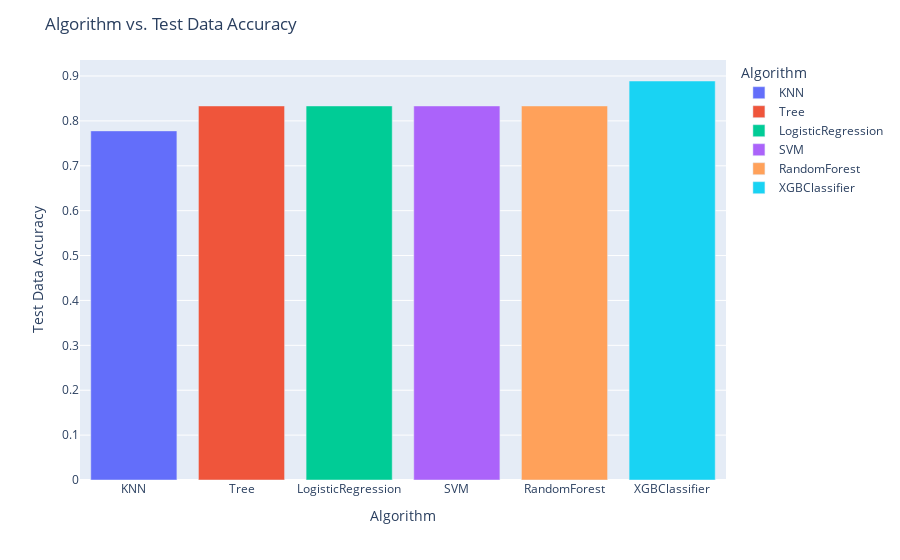

Notebook cell for this chart:
### Code cell
import plotly.express as px
import plotly.graph_objects as go
fig = px.bar(score_df1, x='Algorithm', y='Test Data Accuracy', hover_data=['Algorithm', 'Test Data Accuracy'], color='Algorithm')
fig.update_layout(title='Algorithm vs. Test Data Accuracy', xaxis_title='Algorithm', yaxis_title='Test Data Accuracy' )
fig.show()

### Figure 1 — Plotly figure (JSON) as saved in the notebook; plotly's stock layout.template omitted (floating-point values rounded to 4 significant figures)
{"data": [{"alignmentgroup": "True", "hovertemplate": "Algorithm=%{x}<br>Test Data Accuracy=%{y}<extra></extra>", "legendgroup": "KNN", "marker": {"color": "#636efa", "pattern": {"shape": ""}}, "name": "KNN", "offsetgroup": "KNN", "orientation": "v", "showlegend": true, "textposition": "auto", "type": "bar", "x": ["KNN"], "xaxis": "x", "y": [0.7778], "yaxis": "y"}, {"alignmentgroup": "True", "hovertemplate": "Algorithm=%{x}<br>Test Data Accuracy=%{y}<extra></extra>", "legendgroup": "Tree", "marker": {"color": "#EF553B", "pattern": {"shape": ""}}, "name": "Tree", "offsetgroup": "Tree", "orientation": "v", "showlegend": true, "textposition": "auto", "type": "bar", "x": ["Tree"], "xaxis": "x", "y": [0.8333], "yaxis": "y"}, {"alignmentgroup": "True", "hovertemplate": "Algorithm=%{x}<br>Test Data Accuracy=%{y}<extra></extra>", "legendgroup": "LogisticRegression", "marker": {"color": "#00cc96", "pattern": {"shape": ""}}, "name": "LogisticRegression", "offsetgroup": "LogisticRegression", "orientation": "v", "showlegend": true, "textposition": "auto", "type": "bar", "x": ["LogisticRegression"], "xaxis": "x", "y": [0.8333], "yaxis": "y"}, {"alignmentgroup": "True", "hovertemplate": "Algorithm=%{x}<br>Test Data Accuracy=%{y}<extra></extra>", "legendgroup": "SVM", "marker": {"color": "#ab63fa", "pattern": {"shape": ""}}, "name": "SVM", "offsetgroup": "SVM", "orientation": "v", "showlegend": true, "textposition": "auto", "type": "bar", "x": ["SVM"], "xaxis": "x", "y": [0.8333], "yaxis": "y"}, {"alignmentgroup": "True", "hovertemplate": "Algorithm=%{x}<br>Test Data Accuracy=%{y}<extra></extra>", "legendgroup": "RandomForest", "marker": {"color": "#FFA15A", "pattern": {"shape": ""}}, "name": "RandomForest", "offsetgroup": "RandomForest", "orientation": "v", "showlegend": true, "textposition": "auto", "type": "bar", "x": ["RandomForest"], "xaxis": "x", "y": [0.8333], "yaxis": "y"}, {"alignmentgroup": "True", "hovertemplate": "Algorithm=%{x}<br>Test Data Accuracy=%{y}<extra></extra>", "legendgroup": "XGBClassifier", "marker": {"color": "#19d3f3", "pattern": {"shape": ""}}, "name": "XGBClassifier", "offsetgroup": "XGBClassifier", "orientation": "v", "showlegend": true, "textposition": "auto", "type": "bar", "x": ["XGBClassifier"], "xaxis": "x", "y": [0.8889], "yaxis": "y"}], "layout": {"barmode": "relative", "legend": {"title": {"text": "Algorithm"}, "tracegroupgap": 0}, "margin": {"t": 60}, "title": {"text": "Algorithm vs. Test Data Accuracy"}, "xaxis": {"anchor": "y", "categoryarray": ["KNN", "Tree", "LogisticRegression", "SVM", "RandomForest", "XGBClassifier"], "categoryorder": "array", "domain": [0, 1], "title": {"text": "Algorithm"}}, "yaxis": {"anchor": "x", "domain": [0, 1], "title": {"text": "Test Data Accuracy"}}}}
